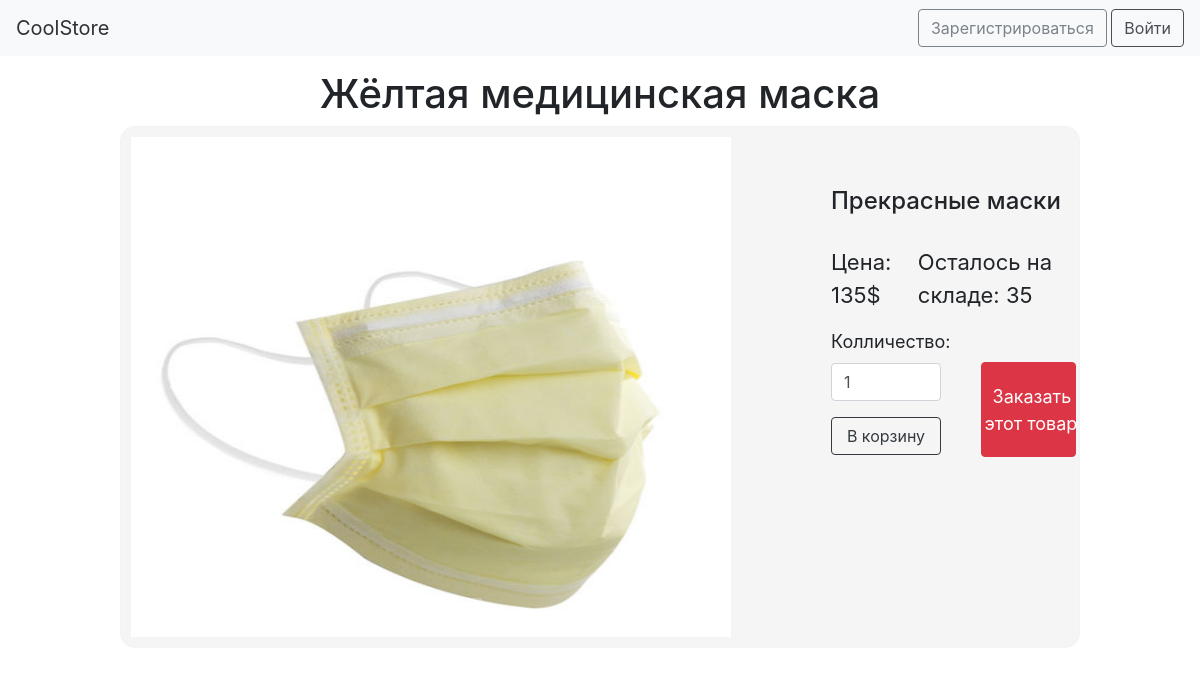
Page /product/6 on the committed database.
### data/products.py (models this page shows, shortened)
class Products(SqlAlchemyBase, UserMixin, SerializerMixin):
    __tablename__ = 'products'
    id = sqlalchemy.Column(sqlalchemy.Integer, primary_key=True, autoincrement=True)
    title = sqlalchemy.Column(sqlalchemy.String, nullable=True)
    about = sqlalchemy.Column(sqlalchemy.String, nullable=True)
    price = sqlalchemy.Column(sqlalchemy.Integer, nullable=True)
    existence = sqlalchemy.Column(sqlalchemy.Boolean, default=True)
    still_have = sqlalchemy.Column(sqlalchemy.Integer, nullable=True)

### main.py (the view, shortened to what this page needs)
@app.route('/product/<int:product_id>', methods=['GET', 'POST'])
def product(product_id):
    form = Buy()
    if current_user.is_authenticated:
        filename = get_profile_img()
    else:
        filename = 'profilem'
    sessions = db_session.create_session()
    prod = sessions.query(products.Products).get(product_id)
    return render_template('product.html', prod=prod, filename=filename,
                           basket_count=session.get('basket_count', 0), title=prod.title,
                           form=form)

### main.py
class Buy(FlaskForm):
    count = IntegerField('Колличество:', validators=[DataRequired(), NumberRange(1)],
                         default=1)
    submit = SubmitField('В корзину')

### data/db_session.py (called while the page is built)
def create_session() -> Session:
    global __factory
    return __factory()

### templates/product.html (shortened to what this page needs)
{% extends 'base.html' %}
{% block content %}
<div class="product">
    <div id="demo" class="carousel slide" data-ride="carousel">
        <ul class="carousel-indicators">
            <li data-target="#demo" data-slide-to="0" class="active"></li>
            <li data-target="#demo" data-slide-to="1"></li>
            <li data-target="#demo" data-slide-to="2"></li>
        </ul>
        <div class="carousel-inner">
            <div class="carousel-item active">
                <img src="/static/img/product_icons/{{ prod.id }}_1.jpg" width="600px"
                     height="500px">
            </div>
        </div>
        <a class="carousel-control-prev" href="#demo" data-slide="prev">
            <span class="carousel-control-prev-icon"></span>
        </a>
        <a class="carousel-control-next" href="#demo" data-slide="next">
            <span class="carousel-control-next-icon"></span>
        </a>
    </div>
    <div style="margin: 50px; padding-left: 50px">
        <h4 style="margin-bottom: 30px;">{{ prod.about }}</h4>
        <div style="display: flex;">
            <div style="font-size: 22px; margin-right: 15px;">Цена: {{ prod.price }}$</div>
            <div style="font-size: 22px;">Осталось на складе: {{ prod.still_have }}</div>
        </div>
        <form action="" method="post">
            <div style="display: flex;">
                <div style="display: block">
                    <p>
                    <div style="font-size: 18px">{{ form.count.label }}</div>
                    {{ form.count(type="number", style='width: 110px; margin-bottom: 5px;',
                    class="form-control",
                    id="validationDefault01") }}
                    </p>
                    <p style="margin-top: 0px;">{{ form.submit(type="submit", class="btn
                        btn-outline-dark", style='width: 110px')
                        }}
                    </p>
                </div>
                <a href="/buy_now/{{ prod.id }}" class="btn btn-danger"
                   style="width: 95px; height: 95px; margin-top: 50px; margin-left: 30px; color: white; font-size: 18px; padding-top: 20px; padding-left: 3px;">
                    <div style="margin-left: 8px;">Заказать</div>
                    <div>этот товар</div>
                </a>
            </div>
        </form>
    </div>
</div>
{% endblock %}

### templates/base.html (shortened to what this page needs)
<!DOCTYPE html>
<html lang="en">
<head>
    <link rel="stylesheet" href="../../static/css/style.css">
    <link rel="stylesheet"
          href="https://stackpath.bootstrapcdn.com/bootstrap/4.4.1/css/bootstrap.min.css"
>
    <link rel="stylesheet"
          href="https://maxcdn.bootstrapcdn.com/bootstrap/4.1.0/css/bootstrap.min.css">
</head>
<body>
<header class="header">
    <nav class="navbar navbar-light bg-light">
        <a class="navbar-brand" href="/">CoolStore</a>
        {% if current_user.is_authenticated %}
        <div style="display: flex;">
            <div style="display: flex; margin-right: 7px;">
                <a class="navbar-brand" href="/basket"><img src="../../static/img/basket.png"
                                                            class="icon"></a>
                <div class="basket_num">{{ basket_count }}</div>
            </div>
            <a class="navbar-brand" href="/profile">
                <img src="../../static/img/profile_img/{{ filename }}.jpg" class="icon"></a>
        </div>
        {% else %}
        <div>
            <a class="btn btn-outline-secondary" href="/register">Зарегистрироваться</a>
            <a class="btn btn-outline-dark" href="/login">Войти</a>
        </div>
        {% endif %}
    </nav>
</header>
<h1 align="center" style="margin-top: 70px;">{{ title }}</h1>
{% block content %}
{% endblock %}
</body>
</html>

### static/css/style.css (style rules this page uses)
.header { opacity: 90%; width: 100%; z-index: 1000; position: fixed; top: 0; left: 0; right: 0; transform: translate3d(0, 0, 0); }
.product { border: 1px solid #f3f3f3; border-radius: 15px; background: #f5f5f5; display: flex; margin-left: 10%; margin-right: 10%; margin-bottom: 1%; padding: 10px; }

### rows in the picture
Products: title "Жёлтая медицинская маска", about "Прекрасные маски", price "135", still_have "35"
